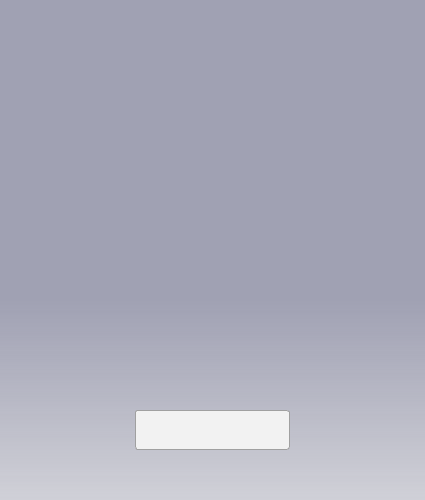
<?xml version="1.0" encoding="UTF-8"?>
<ui version="4.0">
 <class>Form</class>
 <widget class="QWidget" name="Form">
  <property name="geometry">
   <rect>
    <x>0</x>
    <y>0</y>
    <width>425</width>
    <height>500</height>
   </rect>
  </property>
  <property name="windowTitle">
   <string>Form</string>
  </property>
  <property name="styleSheet">
   <string notr="true"/>
  </property>
  <widget class="PaintLabel" name="label_1">
   <property name="geometry">
    <rect>
     <x>0</x>
     <y>0</y>
     <width>425</width>
     <height>500</height>
    </rect>
   </property>
   <property name="styleSheet">
    <string notr="true">background-color:  qlineargradient(x1:0, y1:0, x2:0, y2:1, stop:0.6 rgb(160, 161, 179), stop:1 rgba(160, 161, 179, 100))</string>
   </property>
   <property name="text">
    <string/>
   </property>
  </widget>
  <widget class="QLabel" name="label_2">
   <property name="geometry">
    <rect>
     <x>0</x>
     <y>300</y>
     <width>425</width>
     <height>200</height>
    </rect>
   </property>
   <property name="text">
    <string/>
   </property>
  </widget>
  <widget class="QLineEdit" name="lineEdit">
   <property name="geometry">
    <rect>
     <x>135</x>
     <y>410</y>
     <width>155</width>
     <height>40</height>
    </rect>
   </property>
   <property name="styleSheet">
    <string notr="true">QLineEdit {
	border: 1px solid #A0A0A0;
	border-radius: 3px; 
	padding-left: 5px;
	background-color: #F2F2F2; 
	color: #A0A0A0; 
	selection-background-color: #A0A0A0; 
	selection-color: #F2F2F2; 
	font-family: &quot;Microsoft YaHei&quot;; 
	font-size: 14pt; 
}</string>
   </property>
   <property name="clearButtonEnabled">
    <bool>true</bool>
   </property>
  </widget>
  <widget class="QLabel" name="label_3">
   <property name="geometry">
    <rect>
     <x>80</x>
     <y>175</y>
     <width>120</width>
     <height>120</height>
    </rect>
   </property>
   <property name="text">
    <string/>
   </property>
  </widget>
  <widget class="QLabel" name="label_4">
   <property name="geometry">
    <rect>
     <x>80</x>
     <y>345</y>
     <width>120</width>
     <height>120</height>
    </rect>
   </property>
   <property name="text">
    <string/>
   </property>
  </widget>
  <widget class="TextLabel" name="label_5">
   <property name="geometry">
    <rect>
     <x>0</x>
     <y>150</y>
     <width>425</width>
     <height>200</height>
    </rect>
   </property>
   <property name="styleSheet">
    <string notr="true">background-color:  transparent;</string>
   </property>
   <property name="text">
    <string/>
   </property>
  </widget>
  <widget class="QWidget" name="btnRight" native="true">
   <property name="geometry">
    <rect>
     <x>360</x>
     <y>200</y>
     <width>60</width>
     <height>80</height>
    </rect>
   </property>
  </widget>
  <widget class="QWidget" name="btnLeft" native="true">
   <property name="geometry">
    <rect>
     <x>5</x>
     <y>200</y>
     <width>60</width>
     <height>80</height>
    </rect>
   </property>
  </widget>
  <zorder>label_2</zorder>
  <zorder>label_1</zorder>
  <zorder>label_3</zorder>
  <zorder>label_4</zorder>
  <zorder>label_5</zorder>
  <zorder>lineEdit</zorder>
  <zorder>btnRight</zorder>
  <zorder>btnLeft</zorder>
 </widget>
 <customwidgets>
  <customwidget>
   <class>PaintLabel</class>
   <extends>QLabel</extends>
   <header>Mainbkg</header>
  </customwidget>
  <customwidget>
   <class>TextLabel</class>
   <extends>QLabel</extends>
   <header>Mainbkg</header>
  </customwidget>
 </customwidgets>
 <resources/>
 <connections/>
</ui>
